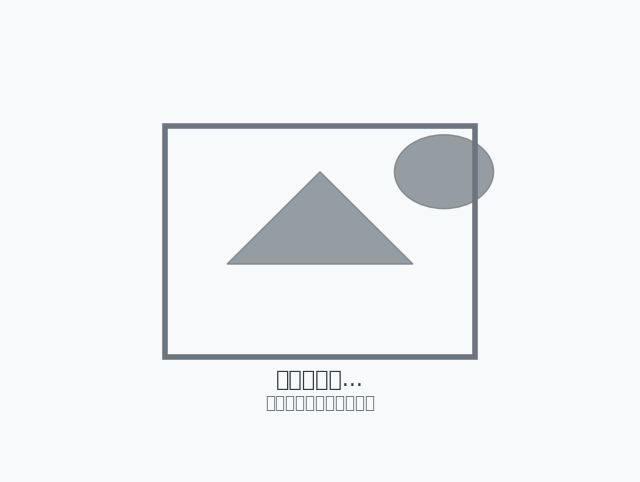

This figure's Python source:
#!/usr/bin/env python
# -*- coding: utf-8 -*-

import matplotlib.pyplot as plt
import numpy as np
import os

# 創建一個預設的佔位圖片
fig, ax = plt.subplots(figsize=(8, 6))

# 設置背景顏色
ax.set_facecolor('#f8f9fa')
plt.gcf().patch.set_facecolor('#f8f9fa')

# 繪製一個圖片圖標
# 繪製圖片框架
rect = plt.Rectangle((0.25, 0.25), 0.5, 0.5, fill=False, 
                    edgecolor='#6c757d', linewidth=4, linestyle='-')
ax.add_patch(rect)

# 繪製山和太陽
triangle = plt.Polygon([[0.35, 0.45], [0.5, 0.65], [0.65, 0.45]], 
                      closed=True, fill=True, color='#6c757d', alpha=0.7)
ax.add_patch(triangle)
circle = plt.Circle((0.7, 0.65), 0.08, color='#6c757d', alpha=0.7)
ax.add_patch(circle)

# 添加文字
ax.text(0.5, 0.2, '圖片載入中...', ha='center', va='center', 
       fontsize=16, color='#343a40')
ax.text(0.5, 0.15, '請檢查圖片路徑是否正確', ha='center', va='center', 
       fontsize=12, color='#6c757d')

# 移除座標軸
ax.set_xticks([])
ax.set_yticks([])
ax.spines['top'].set_visible(False)
ax.spines['right'].set_visible(False)
ax.spines['bottom'].set_visible(False)
ax.spines['left'].set_visible(False)

# 設置圖形範圍
ax.set_xlim(0, 1)
ax.set_ylim(0, 1)

# 保存圖片
plt.savefig('placeholder.png', dpi=100, bbox_inches='tight')
print(f"已生成佔位圖：{os.path.abspath('placeholder.png')}") 